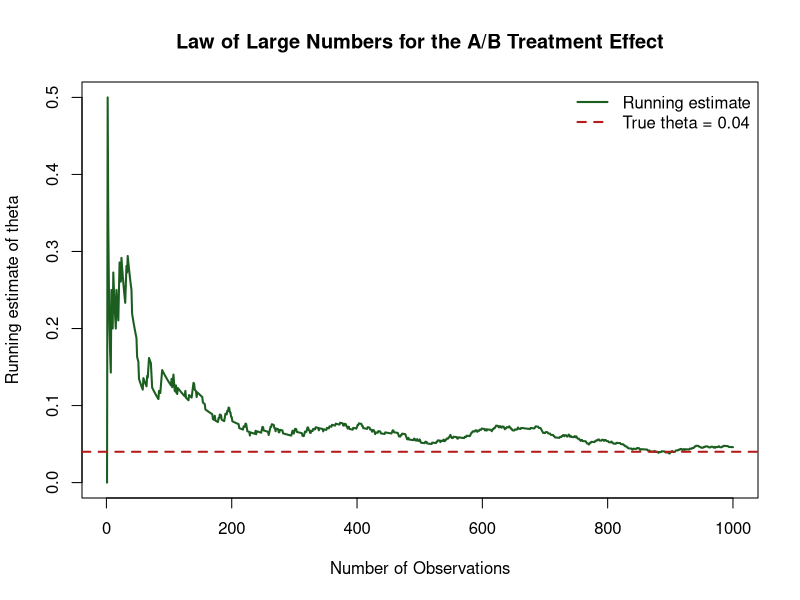
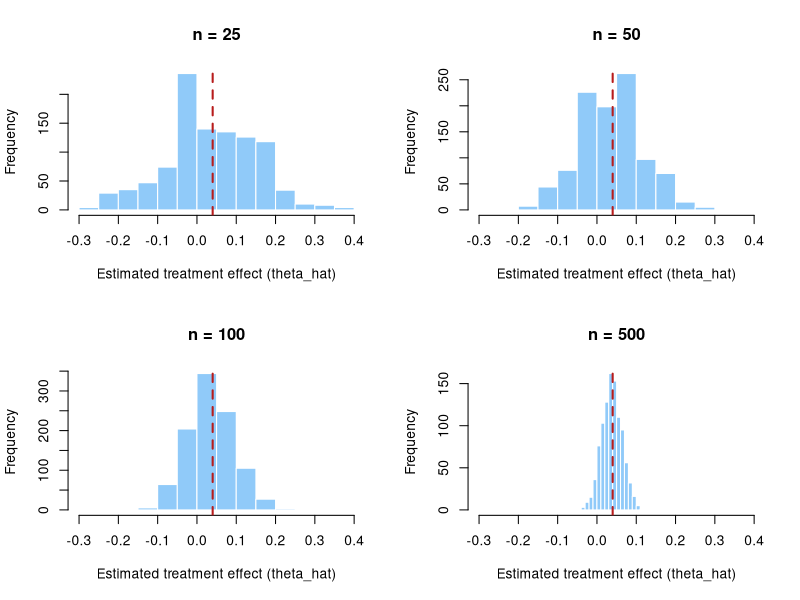

Recreate these plots in R, in order.
## ---- chunk 1
set.seed(123)

n_A <- 1000
n_B <- 1000
pi_A <- 0.22
pi_B <- 0.18

signup_A <- rbinom(n_A, size = 1, prob = pi_A)
signup_B <- rbinom(n_B, size = 1, prob = pi_B)

pi_hat_A <- mean(signup_A)
pi_hat_B <- mean(signup_B)
theta_hat <- pi_hat_A - pi_hat_B

sim_summary <- data.frame(
  metric = c("Estimated sign-up rate (A)", "Estimated sign-up rate (B)", "Estimated difference (A - B)", "True difference"),
  value = c(pi_hat_A, pi_hat_B, theta_hat, pi_A - pi_B)
)

knitr::kable(sim_summary, digits = 3, caption = "Baseline simulation results")
## ---- chunk 2
diff_vector <- signup_A - signup_B
running_avg <- cumsum(diff_vector) / seq_along(diff_vector)

plot(
    seq_along(running_avg),
    running_avg,
    type = "l",
    lwd = 2,
    col = "#1B5E20",
    xlab = "Number of Observations",
    ylab = "Running estimate of theta",
    main = "Law of Large Numbers for the A/B Treatment Effect"
)

abline(h = 0.04, lty = 2, lwd = 2, col = "#B71C1C")
legend("topright", legend = c("Running estimate", "True theta = 0.04"),
       col = c("#1B5E20", "#B71C1C"), lty = c(1, 2), lwd = 2, bty = "n")
## ---- chunk 3
set.seed(123)

B <- 1000
bootstrap_theta <- numeric(B)

for (b in 1:B) {
    boot_A <- sample(signup_A, size = n_A, replace = TRUE)
    boot_B <- sample(signup_B, size = n_B, replace = TRUE)
    bootstrap_theta[b] <- mean(boot_A) - mean(boot_B)
}

boot_se <- sd(bootstrap_theta)

analytic_se <- sqrt(
  (pi_hat_A * (1 - pi_hat_A)) / n_A +
  (pi_hat_B * (1 - pi_hat_B)) / n_B
)

ci_lower <- theta_hat - 1.96 * boot_se
ci_upper <- theta_hat + 1.96 * boot_se

uncertainty_tbl <- data.frame(
  quantity = c("Bootstrap SE", "Analytical SE", "95% CI lower bound", "95% CI upper bound"),
  value = c(boot_se, analytic_se, ci_lower, ci_upper)
)

knitr::kable(uncertainty_tbl, digits = 4, caption = "Uncertainty estimates for theta")
## ---- chunk 4
set.seed(123)

sample_sizes <- c(25, 50, 100, 500)
par(mfrow = c(2, 2))

for (n in sample_sizes) {
    theta_vals <- numeric(1000)

    for (i in 1:1000) {
    sim_A <- rbinom(n, size = 1, prob = pi_A)
    sim_B <- rbinom(n, size = 1, prob = pi_B)
    theta_vals[i] <- mean(sim_A) - mean(sim_B)
    }

    hist(
    theta_vals,
    main = paste("n =", n),
    xlab = "Estimated treatment effect (theta_hat)",
    xlim = c(-0.3, 0.4),
    col = "#90CAF9",
    border = "white"
    )
    abline(v = pi_A - pi_B, lty = 2, lwd = 2, col = "#B71C1C")
}

par(mfrow = c(1, 1))
## ---- chunk 5
z_stat <- theta_hat / analytic_se
p_value <- 2 * (1 - pnorm(abs(z_stat)))

hypothesis_tbl <- data.frame(
  statistic = c("z statistic", "two-sided p-value"),
  value = c(z_stat, p_value)
)

knitr::kable(hypothesis_tbl, digits = 4, caption = "Hypothesis test results")
## ---- chunk 6
ab_data <- data.frame(
    Y = c(signup_A, signup_B),
    D = c(rep(1, n_A), rep(0, n_B))
)

reg_fit <- lm(Y ~ D, data = ab_data)
reg_out <- as.data.frame(coef(summary(reg_fit)))
reg_out$term <- rownames(reg_out)
rownames(reg_out) <- NULL
reg_out <- reg_out[, c("term", "Estimate", "Std. Error", "t value", "Pr(>|t|)")]

knitr::kable(reg_out, digits = 4, caption = "Linear probability model (Y ~ D)")
## ---- chunk 7
set.seed(123)

num_experiments <- 10000
false_positive <- logical(num_experiments)
peek_points <- seq(100, 1000, by = 100)

for (j in 1:num_experiments) {
    A_null <- rbinom(1000, size = 1, prob = 0.20)
    B_null <- rbinom(1000, size = 1, prob = 0.20)

    peek_reject <- FALSE

    for (n in peek_points) {
    A_sub <- A_null[1:n]
    B_sub <- B_null[1:n]

    theta_sub <- mean(A_sub) - mean(B_sub)
    se_sub <- sqrt(
      (mean(A_sub) * (1 - mean(A_sub))) / n +
      (mean(B_sub) * (1 - mean(B_sub))) / n
    )

    if (se_sub > 0) {
        z_sub <- theta_sub / se_sub
      p_sub <- 2 * (1 - pnorm(abs(z_sub)))

        if (p_sub < 0.05) {
        peek_reject <- TRUE
        break
        }
    }
    }

    false_positive[j] <- peek_reject
}

mean(false_positive)
## ---- chunk 8
peeking_tbl <- data.frame(
  quantity = c("Nominal alpha", "Empirical false-positive rate under peeking"),
  value = c(0.05, mean(false_positive))
)

knitr::kable(peeking_tbl, digits = 4, caption = "Type I error inflation from repeated looks")
